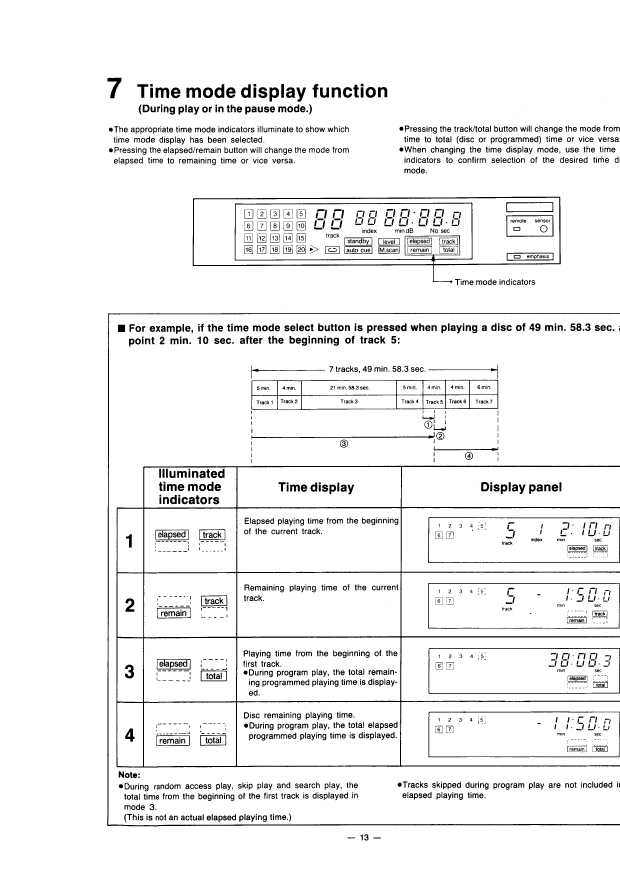
#> input picture riparazioniMV/audio/Technics SL-P 1200/KB/manual/img/m13.png, 2480 x 3508 px, given in place of m13.png.png, which was not available (shown at 1/4 size)
$ python -i uclean.py   (imports and definitions only)
#> lines starting #> are read from the running program, lines starting #| are printed output that depends on the picture; after the words box and inside, x2 and y2 are one past the last pixel; in counts of white or black regions, pixels touching at a corner belong together
import cv2, numpy as np, json, sys
from PIL import Image
# [1 line not run here, left out]
# [1 line that did not run here, left out]
def deskew(g):
    s=cv2.resize(g,(g.shape[1]//4,g.shape[0]//4),interpolation=cv2.INTER_AREA)
    b=(s<140).astype(np.float32)
    best=(0,-1)
    h,w=b.shape
    for a in np.arange(-2.0,2.01,0.1):
        M=cv2.getRotationMatrix2D((w/2,h/2),a,1)
        r=cv2.warpAffine(b,M,(w,h))
        v=np.var(r.sum(1))
        if v>best[1]: best=(a,v)
    return best[0]
def clean(b):
#> called with b = '../../../KB/manual/img/m13.png'
    g=np.array(Image.open('norm/%s.png'%b).convert('L'))
#> g is the input picture: shape (3508, 2480); 94.7% white; 2238 black regions (370 under 20 px), largest, box (x1, y1, x2, y2) and area: (465, 1863, 2480, 3071) 69214, (771, 787, 2243, 1131) 24989, (428, 1252, 2480, 3306) 22986
    H,W=g.shape
#> H = 3508; W = 2480
    # whiten margins (punch holes, scanner edges)
    mx,my=int(W*0.055),int(H*0.025)
#> mx = 136; my = 87
    g[:, :mx]=255; g[:, W-mx:]=255; g[:my,:]=255; g[H-my:,:]=255
#> after `g[:, W - mx:] = 255`:
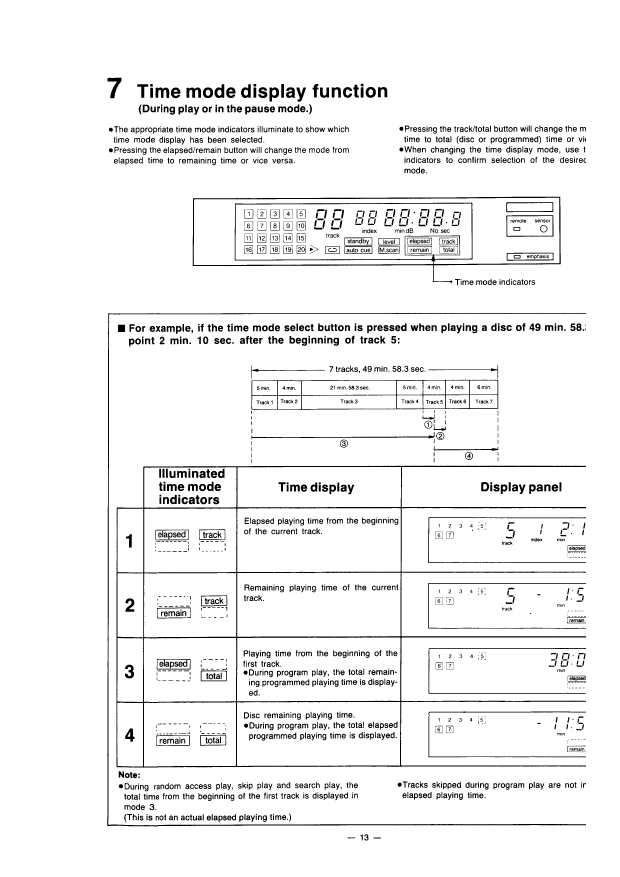
#> g: shape (3508, 2480) (shown at 1/4 size); 94.9% white; 2047 black regions (296 under 20 px), largest, box (x1, y1, x2, y2) and area: (465, 1863, 2344, 3071) 65689, (771, 787, 2243, 1131) 24989, (428, 1252, 2344, 3306) 21929
#> (the run stopped early here; a loop or call above may not have finished)

$ run again, on riparazioniMV/audio/Technics SL-P 1200/KB/manual/img/m14.png
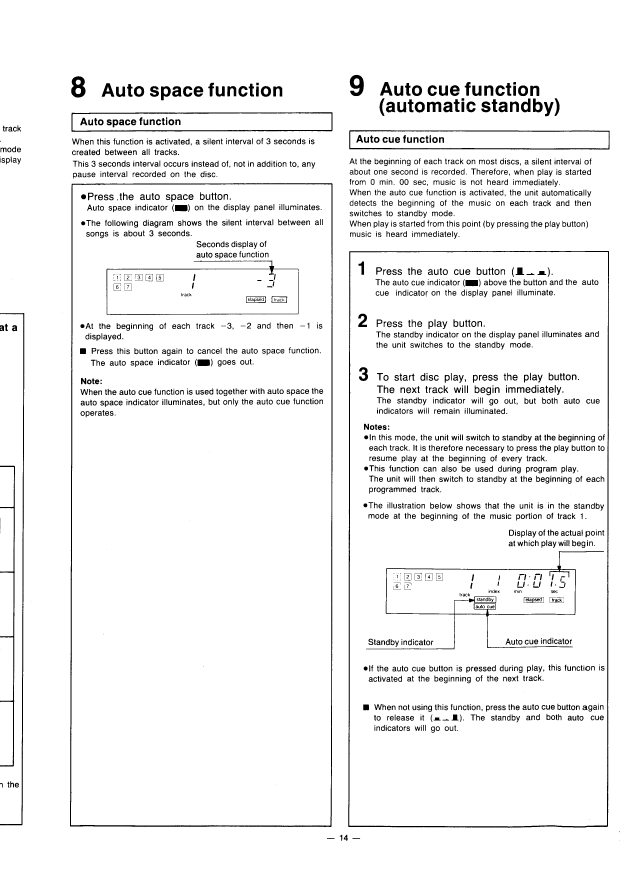
#> input picture riparazioniMV/audio/Technics SL-P 1200/KB/manual/img/m14.png, 2480 x 3508 px, given in place of m14.png.png, which was not available (shown at 1/4 size)
#> in clean, g is the input picture: shape (3508, 2480); 94.8% white; 2432 black regions (270 under 20 px), largest, box (x1, y1, x2, y2) and area: (280, 733, 1330, 3308) 29205, (1393, 1004, 2436, 3311) 26915, (1464, 2205, 2416, 2598) 9756
#> in clean, `g[:, W - mx:] = 255`:
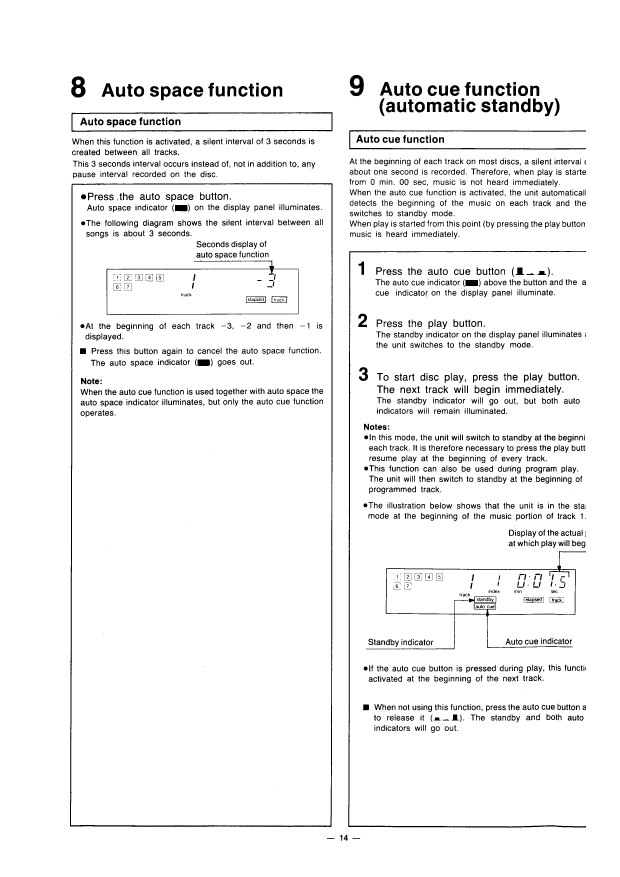
#> g: shape (3508, 2480) (shown at 1/4 size); 95.2% white; 2343 black regions (251 under 20 px), largest, box (x1, y1, x2, y2) and area: (280, 733, 1330, 3308) 29205, (1393, 1004, 2344, 3311) 17106, (1464, 2205, 2344, 2598) 9539

$ run again, on riparazioniMV/audio/Technics SL-P 1200/KB/manual/img/m17.png
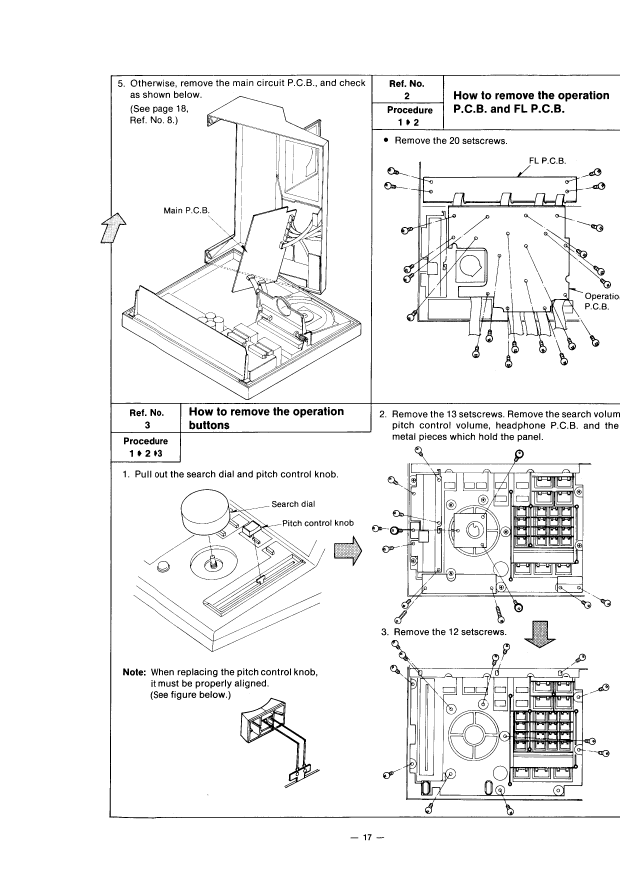
#> input picture riparazioniMV/audio/Technics SL-P 1200/KB/manual/img/m17.png, 2480 x 3508 px, given in place of m17.png.png, which was not available (shown at 1/4 size)
#> in clean, g is the input picture: shape (3508, 2480); 94.9% white; 1666 black regions (989 under 20 px), largest, box (x1, y1, x2, y2) and area: (1566, 2560, 2383, 3261) 64765, (1560, 1786, 2366, 2449) 61997, (487, 384, 1445, 1600) 45196
#> in clean, `g[:, W - mx:] = 255`:
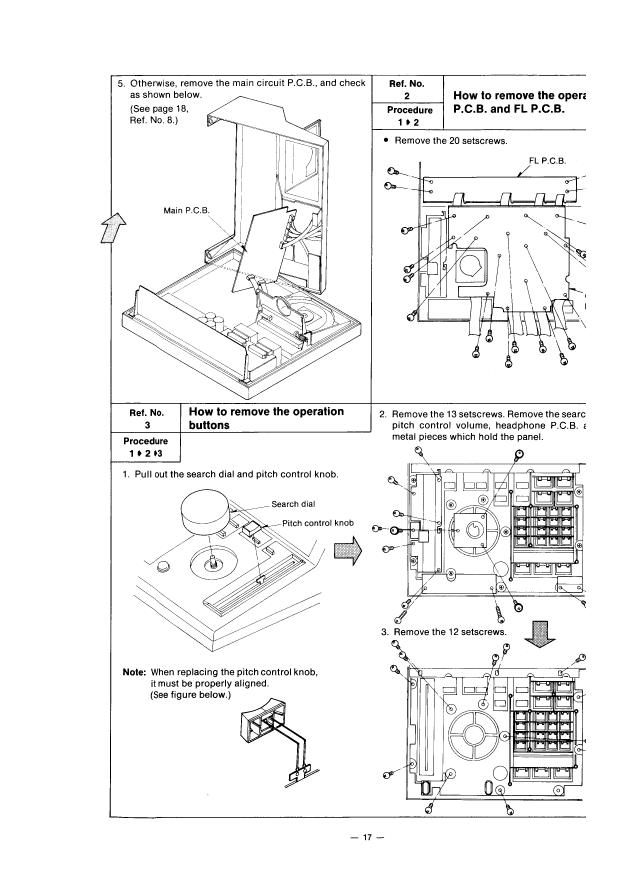
#> g: shape (3508, 2480) (shown at 1/4 size); 95% white; 1622 black regions (980 under 20 px), largest, box (x1, y1, x2, y2) and area: (1566, 2560, 2344, 3261) 64278, (1560, 1786, 2344, 2449) 61694, (487, 384, 1445, 1600) 45196
